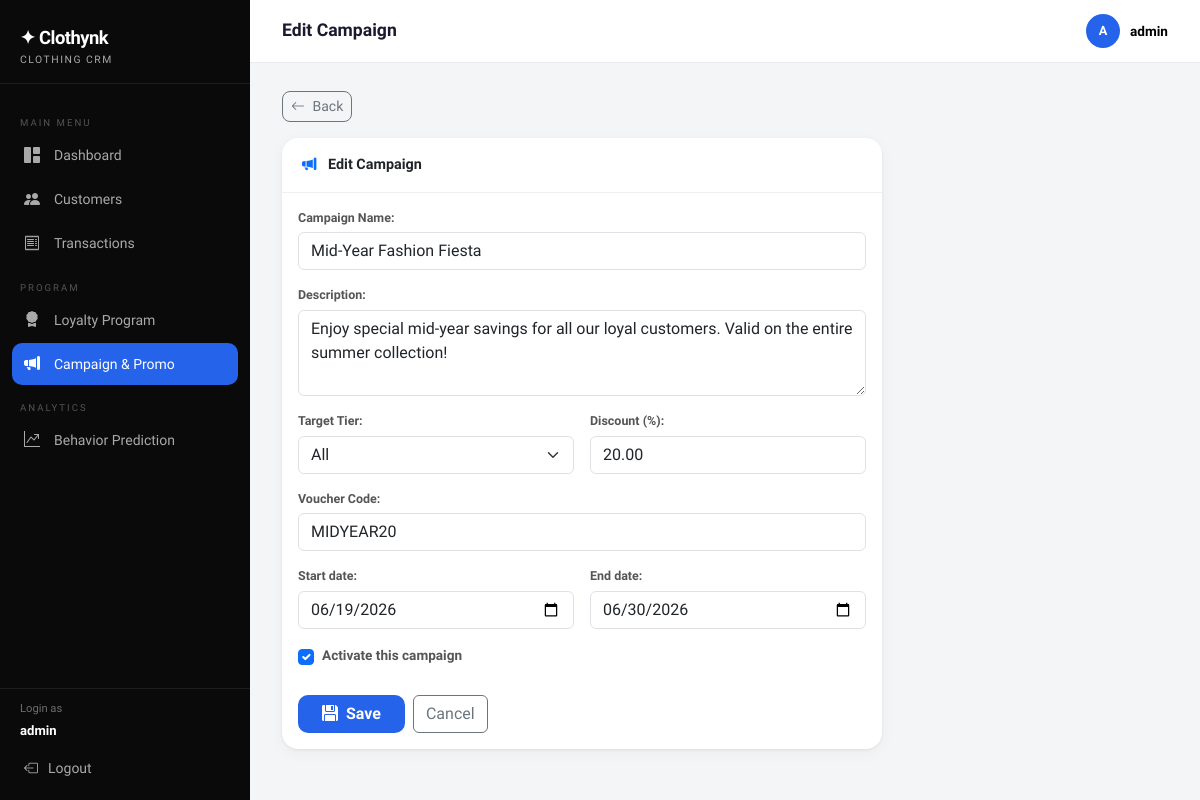
The page /campaign/2/edit/ (signed in) on the database as committed earlier.
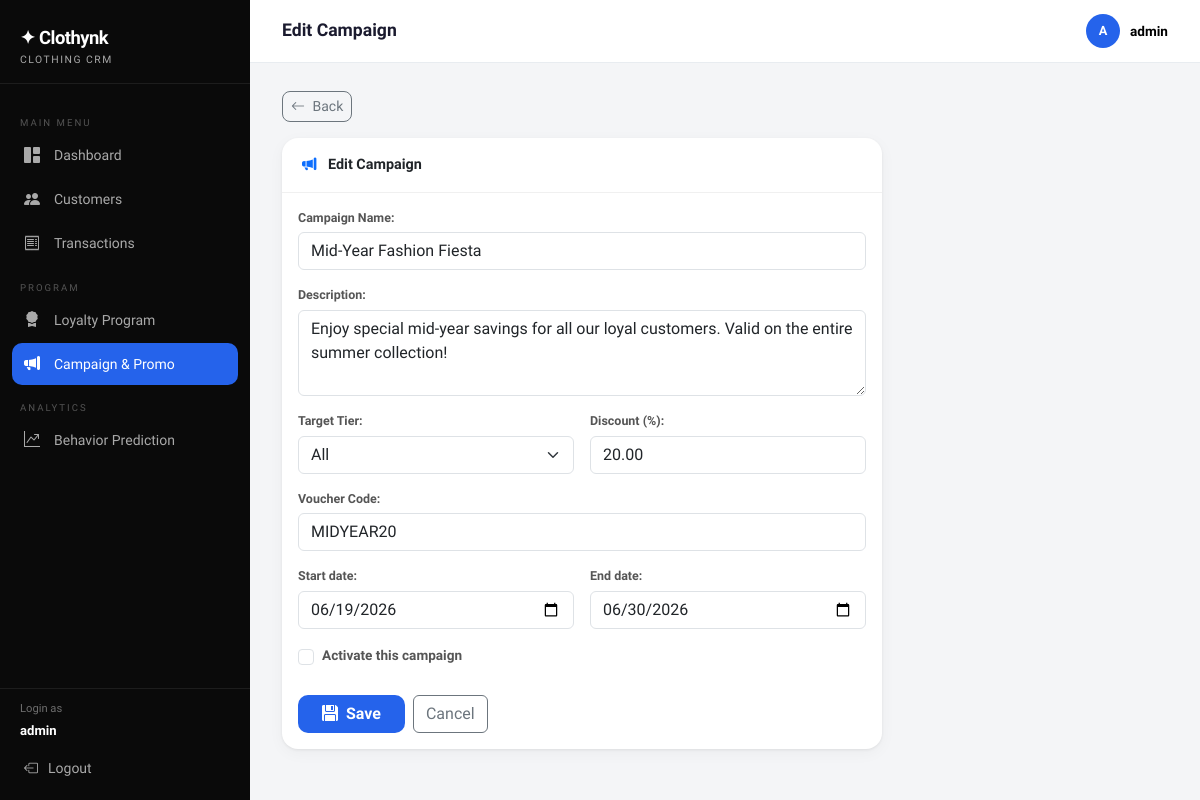
The same page on the database as committed later.
### core/models.py (models this page shows, shortened)
class Campaign(models.Model):
    TARGET_TIER_CHOICES = [('all', 'All')] + LoyaltyProfile.TIER_CHOICES
    name                = models.CharField(max_length=150, verbose_name='Campaign Name')
    description         = models.TextField(verbose_name='Description')
    start_date          = models.DateField(verbose_name='Start Date')
    end_date            = models.DateField(verbose_name='End Date')
    target_tier         = models.CharField(max_length=10, choices=TARGET_TIER_CHOICES, default='all', verbose_name='Target Tier')
    discount_percentage = models.DecimalField(max_digits=5, decimal_places=2, verbose_name='Discount (%)')
    voucher_code        = models.CharField(max_length=50, verbose_name='Voucher Code')
    is_active           = models.BooleanField(default=True, verbose_name='Active?')
    created_at          = models.DateTimeField(auto_now_add=True)
    class Meta:
        ordering = ['-created_at']
        verbose_name = 'Campaign'
        verbose_name_plural = 'Campaign'

### core/views.py (the view)
# urls.py: path('campaign/<int:pk>/edit/', views.campaign_edit, name='campaign_edit'),
@login_required
def campaign_edit(request, pk):
    campaign = get_object_or_404(Campaign, pk=pk)
    form = CampaignForm(request.POST or None, instance=campaign)
    if form.is_valid():
        form.save()
        messages.success(request, 'Campaign updated successfully!')
        return redirect('campaign_list')
    return render(request, 'core/campaign_form.html', {'form': form, 'title': 'Edit Campaign', 'campaign': campaign})

### core/forms.py
class CampaignForm(forms.ModelForm):
    start_date = forms.DateField(
        widget=forms.DateInput(
            format='%Y-%m-%d',
            attrs={'type': 'date', 'class': 'form-control'}
        )
    )
    end_date = forms.DateField(
        widget=forms.DateInput(
            format='%Y-%m-%d',
            attrs={'type': 'date', 'class': 'form-control'}
        )
    )
    class Meta:
        model = Campaign
        fields = ['name', 'description', 'start_date', 'end_date', 'target_tier', 'discount_percentage', 'voucher_code', 'is_active']
        widgets = {
            'name':                forms.TextInput(attrs={'class': 'form-control'}),
            'description':         forms.Textarea(attrs={'class': 'form-control', 'rows': 3}),
            'target_tier':         forms.Select(attrs={'class': 'form-select'}),
            'discount_percentage': forms.NumberInput(attrs={'class': 'form-control', 'step': '0.01'}),
            'voucher_code':        forms.TextInput(attrs={'class': 'form-control'}),
            'is_active':           forms.CheckboxInput(attrs={'class': 'form-check-input'}),
        }

### core/templates/core/campaign_form.html (shortened to what this page needs)
{% extends 'core/base.html' %}
{% block page_title %}{{ title }}{% endblock %}
{% block content %}
<div class="mb-3">
  <a href="{% url 'campaign_list' %}" class="btn btn-sm btn-outline-secondary" style="border-radius:8px;"><i class="bi bi-arrow-left me-1"></i> Back</a>
</div>
<div class="card" style="max-width:600px;">
  <div class="card-header fw-semibold">
    <i class="bi bi-megaphone-fill me-2 text-primary"></i>
    {{ title }}
</div>
  <div class="card-body">
    <form method="post">
      <div class="row g-3">
        <div class="col-12">{{ form.name.label_tag }}{{ form.name }}</div>
        <div class="col-12">{{ form.description.label_tag }}{{ form.description }}</div>
       <div class="col-md-6">{{ form.target_tier.label_tag }}{{ form.target_tier }}</div>
        <div class="col-md-6">{{ form.discount_percentage.label_tag }}{{ form.discount_percentage }}</div>
        <div class="col-12">{{ form.voucher_code.label_tag }}{{ form.voucher_code }}</div>
        <div class="col-md-6">{{ form.start_date.label_tag }}{{ form.start_date }}</div>
        <div class="col-md-6">{{ form.end_date.label_tag }}{{ form.end_date }}</div>
        <div class="col-12">
          <div class="form-check">
            {{ form.is_active }}
            <label class="form-check-label" for="{{ form.is_active.id_for_label }}" style="font-size:0.85rem;">
              Activate this campaign
            </label>
          </div>
        </div>
      </div>
      <div class="d-flex gap-2 mt-4">
        <button type="submit" class="btn btn-accent px-4"><i class="bi bi-floppy-fill me-1"></i> Save</button>
        <a href="{% url 'campaign_list' %}" class="btn btn-outline-secondary">Cancel</a>
      </div>
    </form>
  </div>
</div>
{% endblock %}

Rows that differ between the two databases and show on the page:
changed Campaign "Mid-Year Fashion Fiesta": is_active "☑" → "☐"
